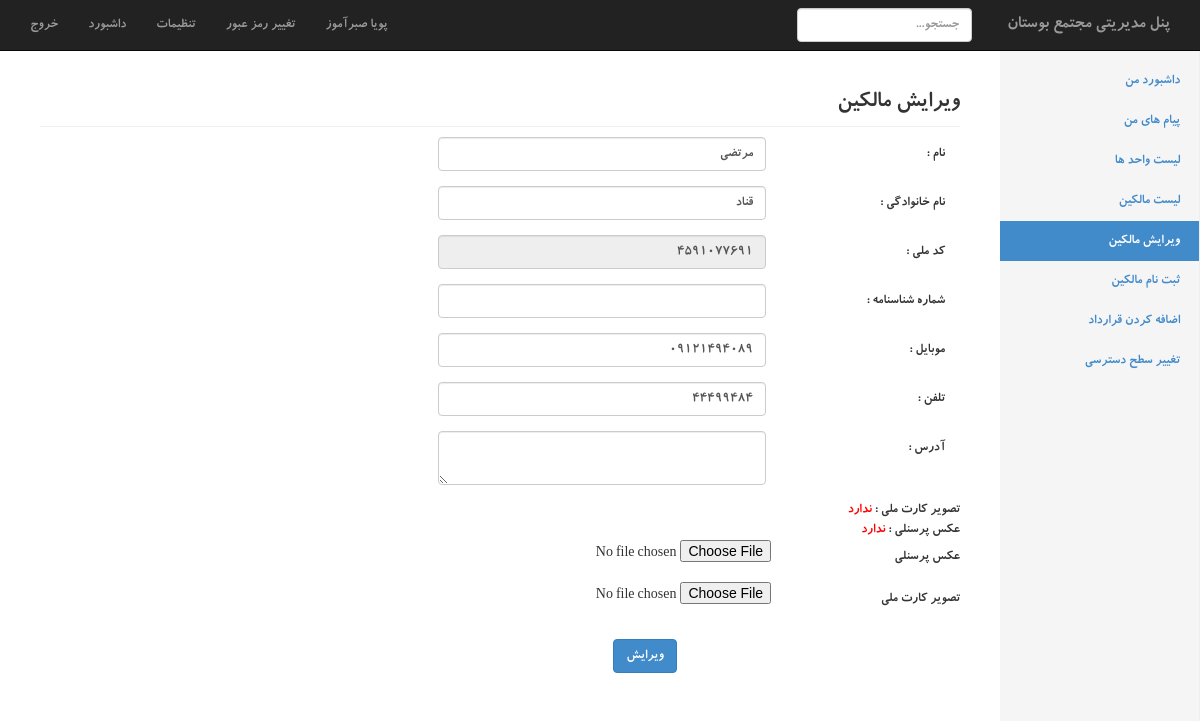
The page /index.php?page=users_edit&user_melli_code=4591077691 (signed in) on the database its author committed.
### tables this page shows
CREATE TABLE IF NOT EXISTS `users` (
`id` int(11) NOT NULL,
  `first_name` varchar(250) NOT NULL,
  `last_name` varchar(250) NOT NULL,
  `melli_code` varchar(250) NOT NULL,
  `shenasname` varchar(250) NOT NULL,
  `mobile` varchar(250) NOT NULL,
  `tel` varchar(250) NOT NULL,
  `address` text NOT NULL,
  `birthday` bigint(20) NOT NULL,
  `personal_image` varchar(250) NOT NULL,
  `karte_melli_image` varchar(250) NOT NULL
);

### include/users_edit.php (the view, shortened to what this page needs)
<h3 class="sub-header">ویرایش مالکین</h3>
<?php
if(isset($_POST['user_find'])){
	$melli_code = $_POST['melli_code'];
	$update_profile_query = "SELECT * FROM users WHERE melli_code='$melli_code';";
	$update_profile_result = $mysqli->query($update_profile_query);
	$update_profile_row = $update_profile_result->fetch_assoc();
}
?>
<div class="row">
    <div class="col-lg-12">
        	  <form method="post" role="form" class="form-horizontal col-sm-10 col-xs-10 col-md-7 pull-right" enctype="multipart/form-data" dir="rtl">
  <div class="form-group">
           <div class="col-sm-8"><input id="first_name" class="form-control" type="text" value="<?php echo $update_profile_row['first_name'] ;?>" name="first_name" tabindex="1" autofocus></div>
           <label class="control-label col-sm-4" for="first_name">نام : </label>
 </div>
 <div class="form-group">
            <div class="col-sm-8"><input class="form-control" value="<?php echo $update_profile_row['last_name'] ;?>" type="text" name="last_name" tabindex="2"></div>
            <label class="control-label col-sm-4" for="last_name">نام خانوادگی : </label>
 </div>
 <div class="form-group">
            <div class="col-sm-8"><input class="form-control numeric"  value="<?php echo $update_profile_row['melli_code'] ;?>" disabled type="text" name="melli_code" maxlength="10" tabindex="3"></div>
            <label class=" control-label col-sm-4" for="melli_code">کد ملی : </label>
  </div>
  <div class="form-group">
            <div class="col-sm-8"><input class="form-control numeric" type="text"  value="<?php echo $update_profile_row['shenasname'] ;?>" name="shenasname" maxlength="10" tabindex="3"></div>
            <label class=" control-label col-sm-4" for="shenasname">شماره شناسنامه : </label>
  </div>
  <div class="form-group">
            <div class="col-sm-8"><input type="text"  maxlength="11" value="<?php echo $update_profile_row['mobile'] ;?>" class="form-control" name="mobile" tabindex="4"></div>
            <label class=" control-label col-sm-4" for="mobile">موبایل : </label>
  </div>
  <div class="form-group">
            <div class="col-sm-8"><input class="form-control"  value="<?php echo $update_profile_row['tel'] ;?>" maxlength="12" type="text" name="tel" tabindex="5"></div>
            <label class=" control-label col-sm-4" for="tel">تلفن : </label>
  </div>
  <div class="form-group">
            <div class="col-sm-8"><textarea class="form-control" tabindex="6"  name="address"><?php echo $update_profile_row['address'] ;?></textarea></div>
            <label class="control-label col-sm-4" for="address">آدرس : </label>
   </div>
  <div class="form-group">
           <?php if($update_profile_row['karte_melli_image']){
				$update_profile_row['karte_melli_image'] = '<a target="_blank" href="images/users/melli_card/'.$update_profile_row['karte_melli_image'].'"><img src="images/users/melli_card/'.$update_profile_row['karte_melli_image'].'" width="30"></a>';
				}else{
				$update_profile_row['karte_melli_image'] = '<span style="color:red">ندارد</span>';
					}
			if($update_profile_row['personal_image']){
				$update_profile_row['personal_image'] = '<a target="_blank" href="images/users/personal/'.$update_profile_row['personal_image'].'"><img src="images/users/personal/'.$update_profile_row['personal_image'].'" width="30"></a>';
				}else{
				$update_profile_row['personal_image'] = '<span style="color:red">ندارد</span>';
					}
			echo 'تصویر کارت ملی : '.$update_profile_row['karte_melli_image'].'<br>';
			echo 'عکس پرسنلی : '.$update_profile_row['personal_image'];
		?>
        <div class="form-group">
        <div class="col-sm-8"><input class="" type="file" name="personal_image" tabindex="8"></div>
            <label class=" control-label col-sm-4" for="personal_image">عکس پرسنلی</label>
         </div>
       <div class="form-group">
        <div class="col-sm-8"><input class="" type="file" name="karte_melli_image" tabindex="9"></div>
            <label class=" control-label col-sm-4" for="karte_melli_image">تصویر کارت ملی</label>
        </div>
  </div>
      <div class="col-sm-6">
            <input type="submit" name="go_update" class=" btn btn-primary" value="ویرایش" tabindex="10">
       </div>
    </form>
    </div>
</div>

### css/dashboard.css (style rules this page uses)
body { padding-top: 50px; direction:rtl; font-family:bkoodakbold,tahoma; }
.sub-header { padding-bottom: 10px; border-bottom: 1px solid #eee; }

### rows shown on the page
users: first_name "مرتضی", last_name "قناد", melli_code "4591077691", mobile "09121494089", tel "44499484"

### other values the page prints
$_SESSION['MM_admin_first_name'] "پویا"
$_SESSION['MM_admin_last_name'] "صبرآموز"
